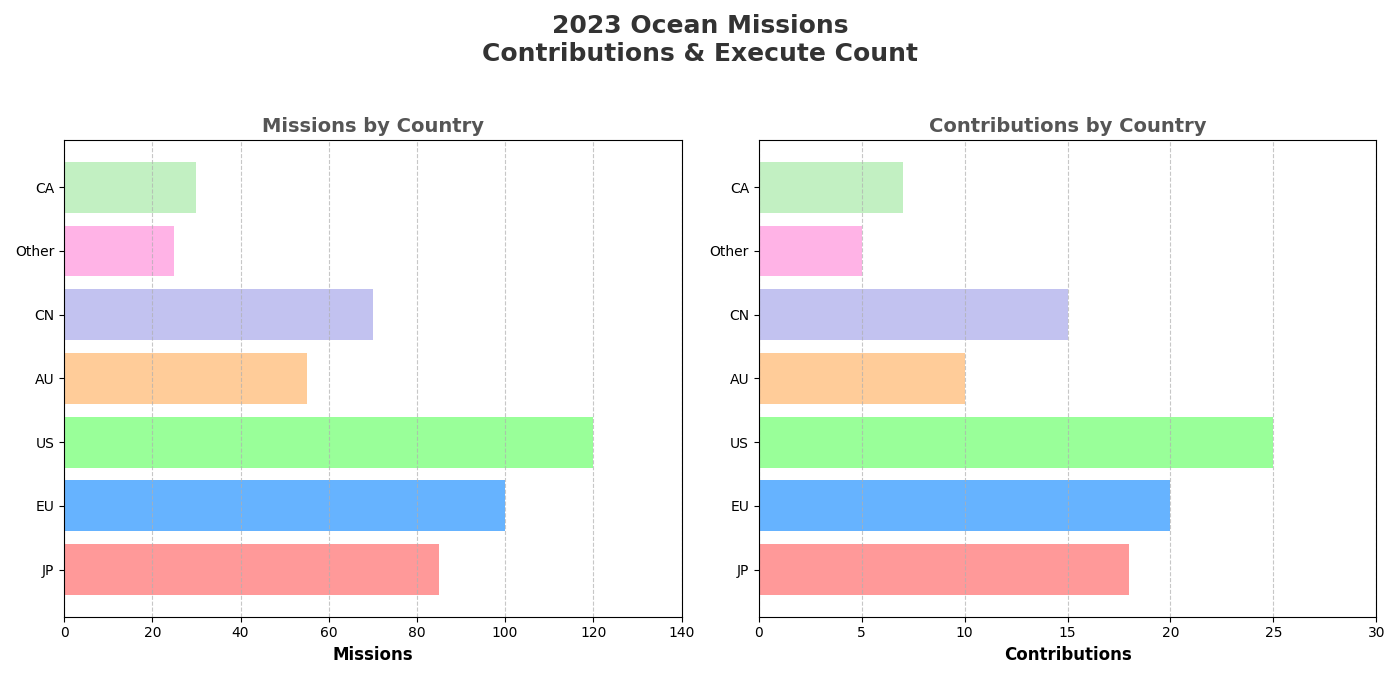

Python code for this plot:
import matplotlib.pyplot as plt
import numpy as np

countries = ['JP', 'EU', 'US', 'AU', 'CN', 'Other', 'CA']
contributions = [18, 20, 25, 10, 15, 5, 7]
missions = [85, 100, 120, 55, 70, 25, 30]

# New color set
colors = ['#ff9999', '#66b3ff', '#99ff99', '#ffcc99', '#c2c2f0', '#ffb3e6', '#c2f0c2']

fig, (ax1, ax2) = plt.subplots(1, 2, figsize=(14, 7))
fig.suptitle("2023 Ocean Missions\nContributions & Execute Count", fontsize=18, fontweight='bold', color='#333')

# Horizontal bar chart for missions
ax1.barh(countries, missions, color=colors)
ax1.set_xlabel('Missions', fontsize=12, fontweight='bold')
ax1.set_title("Missions by Country", fontsize=14, fontweight='bold', color='#555')
ax1.grid(axis='x', linestyle='--', alpha=0.7)
ax1.set_xlim(0, max(missions) + 20)

# Changed chart type for contributions to horizontal bar chart
ax2.barh(countries, contributions, color=colors)
ax2.set_xlabel('Contributions', fontsize=12, fontweight='bold')
ax2.set_title("Contributions by Country", fontsize=14, fontweight='bold', color='#555')
ax2.grid(axis='x', linestyle='--', alpha=0.7)
ax2.set_xlim(0, max(contributions) + 5)

plt.tight_layout(rect=[0, 0.03, 1, 0.95])

plt.show()
